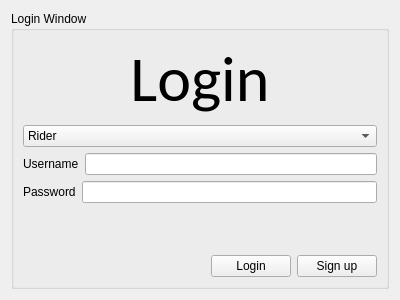
<?xml version="1.0" encoding="UTF-8"?>
<ui version="4.0">
 <class>LoginWindow</class>
 <widget class="QWidget" name="LoginWindow">
  <property name="windowModality">
   <enum>Qt::ApplicationModal</enum>
  </property>
  <property name="geometry">
   <rect>
    <x>0</x>
    <y>0</y>
    <width>400</width>
    <height>300</height>
   </rect>
  </property>
  <property name="windowTitle">
   <string>Form</string>
  </property>
  <layout class="QHBoxLayout" name="horizontalLayout">
   <item>
    <widget class="QGroupBox" name="groupBox">
     <property name="title">
      <string>Login Window</string>
     </property>
     <layout class="QHBoxLayout" name="horizontalLayout_2">
      <item>
       <layout class="QVBoxLayout" name="verticalLayout">
        <item>
         <widget class="QLabel" name="label">
          <property name="font">
           <font>
            <family>Calibri</family>
            <pointsize>48</pointsize>
           </font>
          </property>
          <property name="text">
           <string>Login</string>
          </property>
          <property name="alignment">
           <set>Qt::AlignCenter</set>
          </property>
         </widget>
        </item>
        <item>
         <widget class="QComboBox" name="comboBox">
          <item>
           <property name="text">
            <string>Rider</string>
           </property>
          </item>
          <item>
           <property name="text">
            <string>Driver</string>
           </property>
          </item>
         </widget>
        </item>
        <item>
         <layout class="QHBoxLayout" name="horizontalLayout_5">
          <item>
           <widget class="QLabel" name="label_user">
            <property name="text">
             <string>Username</string>
            </property>
           </widget>
          </item>
          <item>
           <widget class="QLineEdit" name="lineEdit_user"/>
          </item>
         </layout>
        </item>
        <item>
         <layout class="QHBoxLayout" name="horizontalLayout_8">
          <item>
           <widget class="QLabel" name="label_pass">
            <property name="text">
             <string>Password</string>
            </property>
           </widget>
          </item>
          <item>
           <widget class="QLineEdit" name="lineEdit_pass"/>
          </item>
         </layout>
        </item>
        <item>
         <widget class="QLabel" name="label_status">
          <property name="font">
           <font>
            <italic>true</italic>
           </font>
          </property>
          <property name="text">
           <string/>
          </property>
         </widget>
        </item>
        <item>
         <spacer name="verticalSpacer">
          <property name="orientation">
           <enum>Qt::Vertical</enum>
          </property>
          <property name="sizeHint" stdset="0">
           <size>
            <width>20</width>
            <height>40</height>
           </size>
          </property>
         </spacer>
        </item>
        <item>
         <layout class="QHBoxLayout" name="horizontalLayout_3">
          <item>
           <spacer name="horizontalSpacer_2">
            <property name="orientation">
             <enum>Qt::Horizontal</enum>
            </property>
            <property name="sizeHint" stdset="0">
             <size>
              <width>40</width>
              <height>20</height>
             </size>
            </property>
           </spacer>
          </item>
          <item>
           <widget class="QPushButton" name="button_login">
            <property name="text">
             <string>Login</string>
            </property>
           </widget>
          </item>
          <item>
           <widget class="QPushButton" name="button_signup">
            <property name="text">
             <string>Sign up</string>
            </property>
           </widget>
          </item>
         </layout>
        </item>
        <item>
         <layout class="QHBoxLayout" name="horizontalLayout_4"/>
        </item>
       </layout>
      </item>
     </layout>
    </widget>
   </item>
  </layout>
 </widget>
 <resources/>
 <connections/>
</ui>
